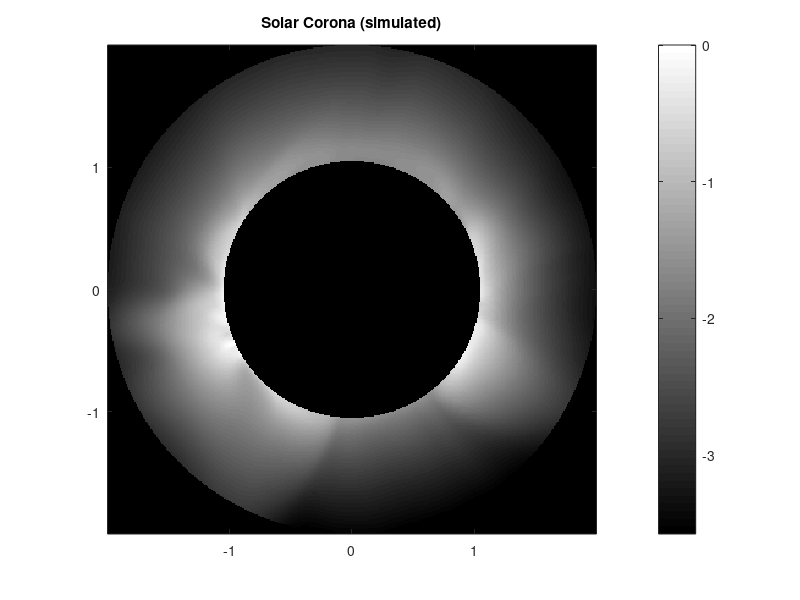

The MATLAB source for this figure: (Note: this script raises an error after producing the figure.)
load('stokes_2.mat');

figure
%imagesc(stokes.x, stokes.y, log10(I))
imagesc(x,y,log10(I))
axis image xy
colormap gray
colorbar
%caxis([11.5, 13.3])

title('Solar Corona (simulated)');

%row = 165 column = 302
%row = 165;
%column = 302;

load wp_red.mat

S = [];
Imeas = zeros(400, 400);
Qmeas = zeros(400, 400);
Umeas = zeros(400);
Vmeas = zeros(400);

Isim = zeros(400, 400);
Qsim = zeros(400, 400);
Usim = zeros(400);
Vsim = zeros(400);

for row = 1:1:400
    for column = 1:1:400
        scol = [I(row, column); Q(row, column); U(row, column); V(row, column)];
        V_meas = M_meas*scol;
        S_meas = D_meas*V_meas;
        S_sim = D_sim*V_meas;
        Imeas(row, column) = S_meas(1);
        Qmeas(row, column) = S_meas(2);
        Umeas(row, column) = S_meas(3);
        Vmeas(row, column) = S_meas(4);
        
        Isim(row, column) = S_sim(1);
        Qsim(row, column) = S_sim(2);
        Usim(row, column) = S_sim(3);
        Vsim(row, column) = S_sim(4);
    end
end

%% percent errors

error_I = abs(I - Imeas)./abs(I)*100;
error_Q = abs(Q - Qmeas)./abs(Q)*100;
error_U = abs(U - Umeas)./abs(U)*100;
error_V = abs(V - Vmeas)./abs(V)*100;

figure
subplot(2,2,1)
%imagesc(stokes_2.x, stokes_2.y, log10(I))
imagesc(x, y, error_I)
axis image xy
colormap(gca, 'gray')
colorbar
caxis([0, 1e-15])
title('I error')

subplot(2,2,2)
%imagesc(stokes.x, stokes.y, log10(I))
imagesc(x, y, error_Q)
axis image xy
colormap (gca, 'gray')
colorbar
caxis([0, 1e-12])
title('Q error')

subplot(2,2,3)
%imagesc(stokes.x, stokes.y, log10(I))
imagesc(x, y, error_U)
axis image xy
colormap (gca, 'gray')
colorbar
caxis([0, 1e-12])
title('U error')

subplot(2,2,4)
%imagesc(stokes.x, stokes.y, log10(I))
imagesc(x, y, error_V)
axis image xy
colormap (gca, 'gray')
colorbar
caxis([0, 4*1e-8])
title('V error')

%% Figures
figure
subplot(2,2,1)
%imagesc(stokes.x, stokes.y, log10(I))
imagesc(x, y, log10(I))
axis image xy
colormap(gca, 'gray')
colorbar
%caxis([0, 1])
title('I')

subplot(2,2,2)
%imagesc(stokes.x, stokes.y, log10(I))
imagesc(x, y, Q)
axis image xy
colormap (gca, cmap)
colorbar
caxis([-.005, .005])
title('Q')

subplot(2,2,3)
%imagesc(stokes.x, stokes.y, log10(I))
imagesc(x, y, U)
axis image xy
colormap (gca, cmap)
colorbar
caxis([-.005, .005])
title('U')

subplot(2,2,4)
%imagesc(stokes.x, stokes.y, log10(I))
imagesc(x, y, V)
axis image xy
colormap (gca, cmap)
colorbar
caxis([-.0001, .0001])
title('V')


figure
subplot(2,2,1)
%imagesc(stokes.x, stokes.y, log10(I))
imagesc(x, y, log10(Isim))
axis image xy
colormap(gca, 'gray')
colorbar
%caxis([0, 1])
title('I sim')

subplot(2,2,2)
%imagesc(stokes.x, stokes.y, log10(I))
imagesc(x, y, Qsim)
axis image xy
colormap (gca, cmap)
colorbar
caxis([-.005, .005])
title('Q sim')

subplot(2,2,3)
%imagesc(stokes.x, stokes.y, log10(I))
imagesc(x,y,Usim)
axis image xy
colormap (gca, cmap)
colorbar
caxis([-.005, .005])
title('U sim')

subplot(2,2,4)
%imagesc(stokes.x, stokes.y, log10(I))
imagesc(x,y,Vsim)
axis image xy
colormap (gca, cmap)
colorbar
caxis([-.0001, .0001])
title('V sim')

%in real life, start with V to find S

%S = [I(row, column); Q(row, column); U(row, column); V(row, column)];
%S = S/S(1);

%V_meas = M_meas*S; %measurement vector
%V_sim = M_sim*S;

%S_meas = D_meas*V_meas;
%S_sim = D_sim*V_meas;
